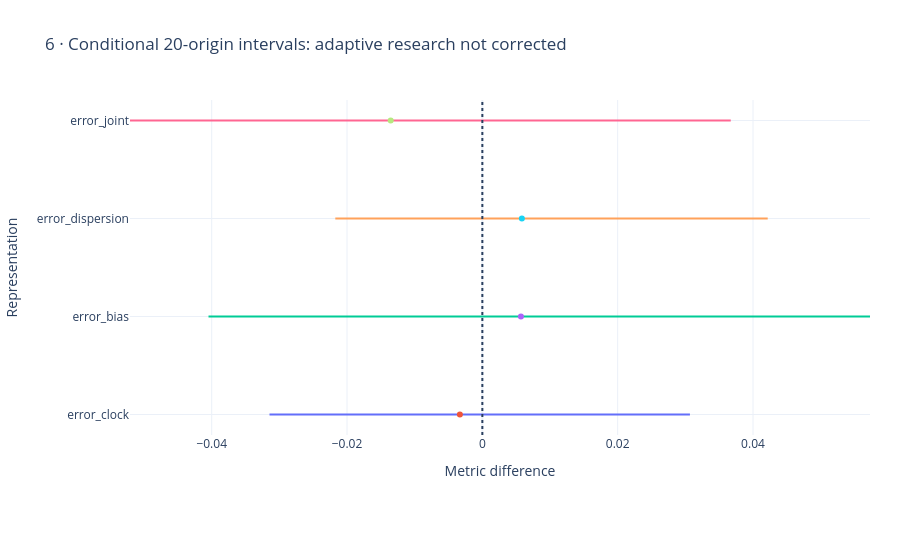

Notebook code cell kept with this figure:
### Markdown cell above
## Conditional uncertainty
Time-block intervals condition on these fitted models, not the full research history.

### Code cell
figures[5].show(renderer='plotly_mimetype')

### Figure 1 — Plotly figure (JSON) as saved in the notebook; plotly's stock layout.template omitted (floating-point values rounded to 4 significant figures)
{"data": [{"mode": "lines", "showlegend": false, "type": "scatter", "x": [-0.03146, 0.03068], "y": ["error_clock", "error_clock"]}, {"mode": "markers", "showlegend": false, "type": "scatter", "x": [-0.003318], "y": ["error_clock"]}, {"mode": "lines", "showlegend": false, "type": "scatter", "x": [-0.04047, 0.05729], "y": ["error_bias", "error_bias"]}, {"mode": "markers", "showlegend": false, "type": "scatter", "x": [0.005703], "y": ["error_bias"]}, {"mode": "lines", "showlegend": false, "type": "scatter", "x": [-0.02173, 0.04217], "y": ["error_dispersion", "error_dispersion"]}, {"mode": "markers", "showlegend": false, "type": "scatter", "x": [0.005844], "y": ["error_dispersion"]}, {"mode": "lines", "showlegend": false, "type": "scatter", "x": [-0.05207, 0.03672], "y": ["error_joint", "error_joint"]}, {"mode": "markers", "showlegend": false, "type": "scatter", "x": [-0.01354], "y": ["error_joint"]}], "layout": {"height": 560, "legend": {"orientation": "h", "y": -0.25}, "margin": {"b": 125, "l": 100, "r": 30, "t": 100}, "shapes": [{"line": {"dash": "dot"}, "type": "line", "x0": 0, "x1": 0, "xref": "x", "y0": 0, "y1": 1, "yref": "y domain"}], "title": {"text": "6 · Conditional 20-origin intervals: adaptive research not corrected"}, "xaxis": {"title": {"text": "Metric difference"}}, "yaxis": {"title": {"text": "Representation"}}}}
